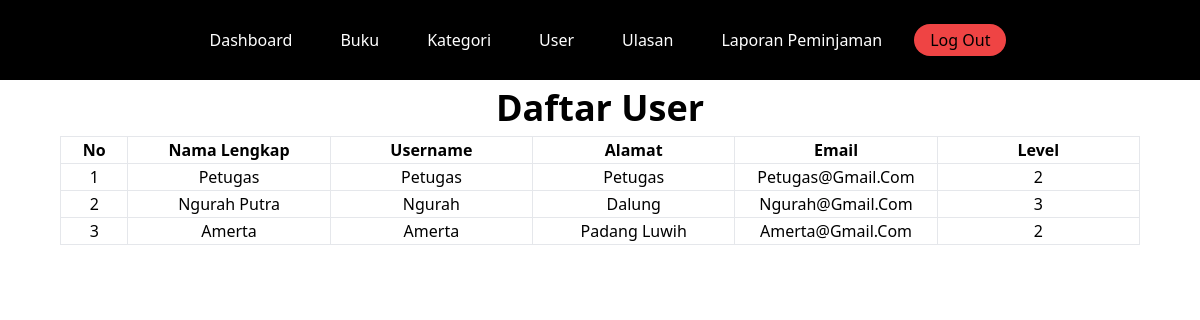
The app's page /petugas/user.php (signed in) with its own data.
### tables this page shows
CREATE TABLE `user` (
  `UserID` int(11) NOT NULL,
  `NamaLengkap` varchar(255) NOT NULL,
  `Username` varchar(255) NOT NULL,
  `Level` int(11) NOT NULL,
  `Email` varchar(255) NOT NULL,
  `Alamat` text NOT NULL,
  `Password` varchar(255) NOT NULL
);

### petugas/user.php (the view)
<?php
include "../components/head.php";
include "../components/koneksi.php";
?>
<div class="w-full capitalize">
    <?php include "./components/navbar.php";
    include "./components/izin.php"; ?>
    <div class="flex flex-col justify-center items-center text-center ">
        <h1 class="text-4xl font-bold my-2">Daftar User</h1>
        <table class="w-[90%] table-auto">
            <thead>
                <tr>
                    <th class="border w-[5%]">no</th>
                    <th class="border w-[15%]">nama lengkap</th>
                    <th class="border w-[15%]">username</th>
                    <th class="border w-[15%]">alamat</th>
                    <th class="border w-[15%]">email</th>
                    <th class="border w-[15%]">level</th>
                </tr>
            </thead>
            <tbody>
                <?php
                $no = 1;
                $data = mysqli_query($koneksi, "SELECT * FROM user WHERE `Level` = '2' OR `Level` = '3'");
                while ($d = mysqli_fetch_array($data)) {
                ?>
                    <tr>
                        <td class="border">
                            <?php echo $no++ ?>
                        </td>
                        <td class="border">
                            <?php echo $d['NamaLengkap'] ?>
                        </td>
                        <td class="border">
                            <?php echo $d['Username'] ?>
                        </td>
                        <td class="border">
                            <?php echo $d['Alamat'] ?>
                        </td>
                        <td class="border">
                            <?php echo $d['Email'] ?>
                        </td>
                        <td class="border">
                            <?php echo $d['Level'] ?>
                        </td>
                    </tr>
                <?php
                }
                ?>
            </tbody>
        </table>
    </div>
</div>
<?php
include "../components/foot.php";
?>

### records on screen
user: NamaLengkap "Petugas", Username "Petugas", Alamat "Petugas", Email "Petugas@gmail.com", Level "2"
user: NamaLengkap "Ngurah Putra", Username "Ngurah", Alamat "Dalung", Email "Ngurah@gmail.com", Level "3"
user: NamaLengkap "Amerta", Username "Amerta", Alamat "Padang Luwih", Email "Amerta@gmail.com", Level "2"
